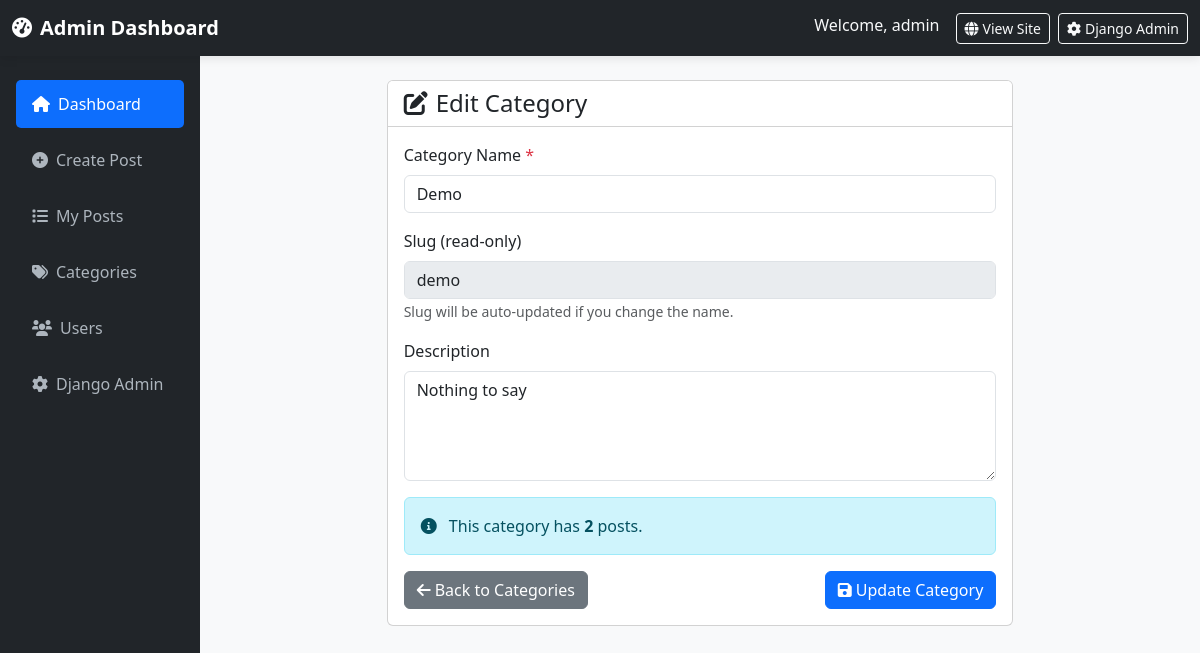
The page /manage/category/edit/demo/ (signed in) on the database its author committed.
### blog/models.py (models this page shows, shortened)
class Category(models.Model):
    name = models.CharField(max_length=100)
    slug = models.SlugField(unique=True)
    description = models.TextField(blank=True)
    created_at = models.DateTimeField(auto_now_add=True)
    class Meta:
        verbose_name_plural = "Categories"

### blog/views.py (the view, shortened to what this page needs)
# urls.py: path('manage/category/edit/<slug:slug>/', views.admin_edit_category, name='admin_edit_category'),
@login_required(login_url='custom_login')
def admin_edit_category(request, slug):
    if not request.user.is_superuser:
        return redirect('post_list')
    category = get_object_or_404(Category, slug=slug)
    context = {
        'category': category,
    }
    return render(request, 'blog/admin_edit_category.html', context)

### templates/blog/admin_edit_category.html (shortened to what this page needs)
{% extends 'blog/admin_dashboard.html' %}
{% block content %}
<div class="row justify-content-center">
    <div class="col-md-8 col-12">
        <div class="card">
            <div class="card-header bg-white">
                <h4 class="mb-0"><i class="fas fa-edit me-2"></i>Edit Category</h4>
            </div>
            <div class="card-body">
                <form method="post">
                    <div class="mb-3">
                        <label for="name" class="form-label">Category Name <span class="text-danger">*</span></label>
                        <input type="text" class="form-control" id="name" name="name" value="{{ category.name }}" required>
                    </div>
                    <div class="mb-3">
                        <label for="slug" class="form-label">Slug (read-only)</label>
                        <input type="text" class="form-control" id="slug" value="{{ category.slug }}" disabled>
                        <small class="text-muted">Slug will be auto-updated if you change the name.</small>
                    </div>
                    <div class="mb-3">
                        <label for="description" class="form-label">Description</label>
                        <textarea class="form-control" id="description" name="description" rows="4">{{ category.description }}</textarea>
                    </div>
                    <div class="alert alert-info">
                        <i class="fas fa-info-circle me-2"></i>
                        This category has <strong>{{ category.posts.count }}</strong> post{{ category.posts.count|pluralize }}.
                    </div>
                    <div class="d-flex justify-content-between flex-wrap gap-2">
                        <a href="{% url 'admin_manage_categories' %}" class="btn btn-secondary">
                            <i class="fas fa-arrow-left me-1"></i><span class="d-none d-sm-inline">Back to </span>Categories
                        </a>
                        <button type="submit" class="btn btn-primary">
                            <i class="fas fa-save me-1"></i>Update<span class="d-none d-sm-inline"> Category</span>
                        </button>
                    </div>
                </form>
            </div>
        </div>
    </div>
</div>
{% endblock %}

### templates/blog/admin_dashboard.html (shortened to what this page needs)
<!DOCTYPE html>
<html lang="en">
<head>
	<link href="https://cdn.jsdelivr.net/npm/bootstrap@5.3.0/dist/css/bootstrap.min.css" rel="stylesheet">
	<link rel="stylesheet" href="https://cdnjs.cloudflare.com/ajax/libs/font-awesome/6.0.0/css/all.min.css">
</head>
<body>
	<nav class="navbar navbar-dark bg-dark">
		<div class="container-fluid">
			<div class="d-flex align-items-center">
				<a class="navbar-brand fw-bold mb-0" href="{% url 'admin_dashboard' %}">
					<i class="fas fa-tachometer-alt me-2"></i>Admin Dashboard
				</a>
			</div>
			<div class="d-flex">
				<span class="text-light me-3">Welcome, {{ user.username }}</span>
				<a href="{% url 'post_list' %}" class="btn btn-outline-light btn-sm me-2" target="_blank">
					<i class="fas fa-globe me-1"></i>View Site
				</a>
				<a href="/admin/" class="btn btn-outline-light btn-sm" target="_blank">
					<i class="fas fa-cog me-1"></i>Django Admin
				</a>
			</div>
		</div>
	</nav>
	<div class="container-fluid">
		<div class="row">
			<nav class="col-md-3 col-lg-2 sidebar px-3 pt-4" id="sidebar">
				<ul class="nav flex-column">
					<li class="nav-item mb-2">
						<a class="nav-link sidebar-link active" href="{% url 'admin_dashboard' %}">
							<i class="fas fa-home me-2"></i>Dashboard
						</a>
					</li>
					<li class="nav-item mb-2">
						<a class="nav-link sidebar-link" href="{% url 'admin_create_post' %}">
							<i class="fas fa-plus-circle me-2"></i>Create Post
						</a>
					</li>
					<li class="nav-item mb-2">
						<a class="nav-link sidebar-link" href="{% url 'admin_manage_posts' %}">
							<i class="fas fa-list me-2"></i>My Posts
						</a>
					</li>
					{% if user.is_superuser %}
					<li class="nav-item mb-2">
						<a class="nav-link sidebar-link" href="{% url 'admin_manage_categories' %}">
							<i class="fas fa-tags me-2"></i>Categories
						</a>
					</li>
					<li class="nav-item mb-2">
						<a class="nav-link sidebar-link" href="{% url 'admin_manage_users' %}">
							<i class="fas fa-users me-2"></i>Users
						</a>
					</li>
					<li class="nav-item mb-2">
						<a class="nav-link sidebar-link" href="/admin/" target="_blank">
							<i class="fas fa-cog me-2"></i>Django Admin
						</a>
					</li>
					{% endif %}
				</ul>
			</nav>
			<main class="col-md-9 col-lg-10 px-md-4 py-4">
				{% block content %}{% endblock %}
			</main>
		</div>
	</div>
</body>
</html>

### templates/blog/admin_dashboard.html (style rules this page uses)
body { background-color: #f8f9fa; }
.navbar { box-shadow: 0 2px 10px rgba(0,0,0,0.1); }
.sidebar { min-height: 100vh; background-color: #212529; }
.sidebar-link { color: #adb5bd; padding: 0.75rem 1rem; border-radius: 5px; display: block; text-decoration: none; }
.sidebar-link.active { color: #fff; background-color: #0d6efd; }

### rows shown on the page
Category: name "Demo", slug "demo", description "Nothing to say", posts.count "2"

### other values the page prints
{{ user.username }} "admin"
